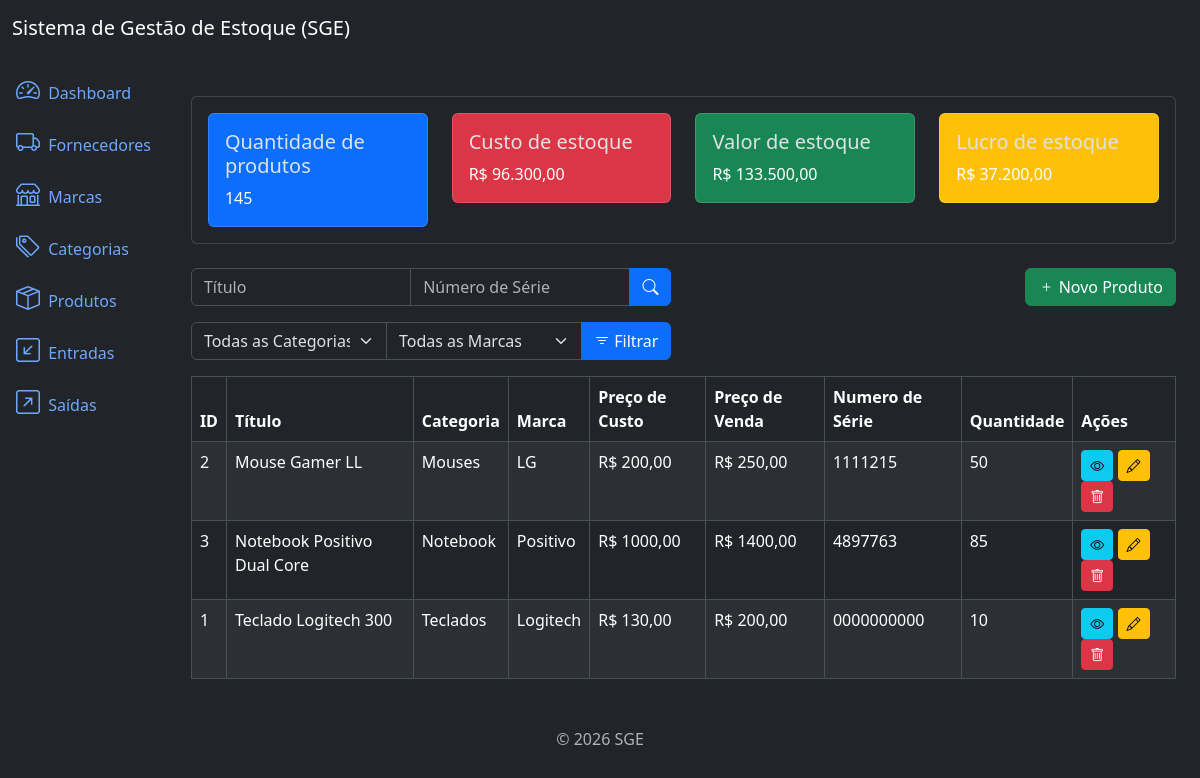
The app's page /products/list/, older data.
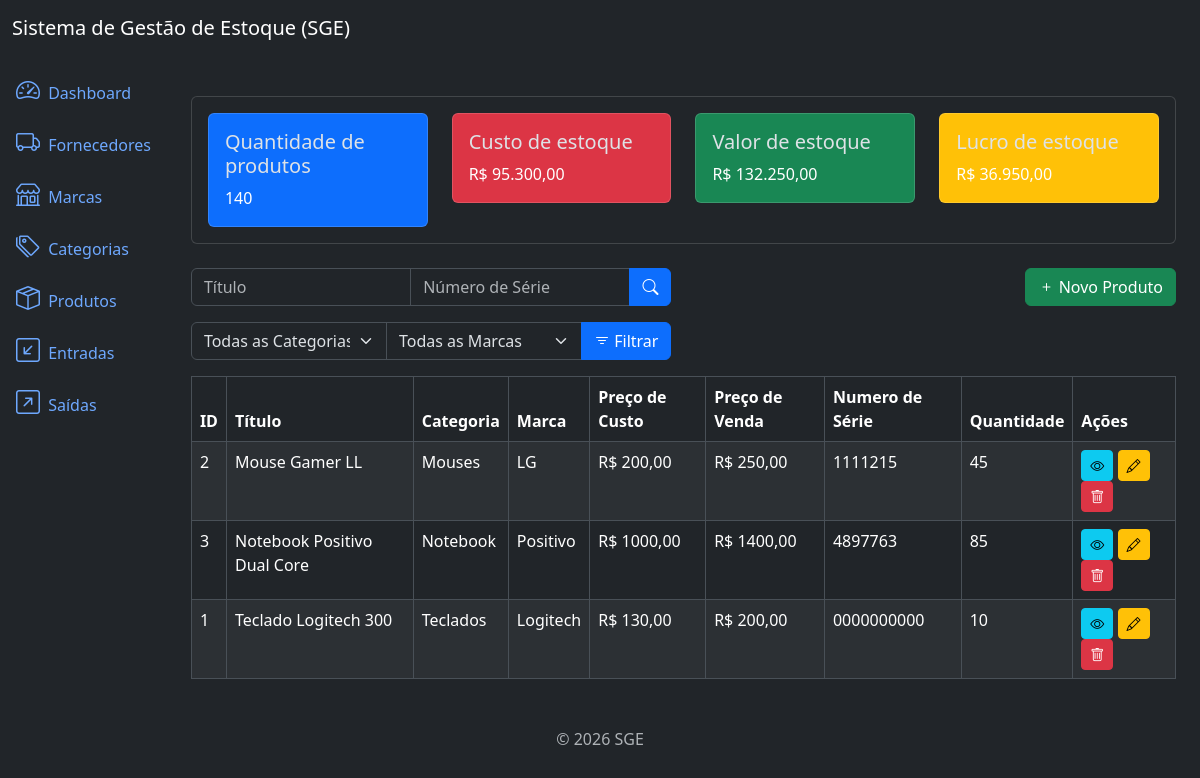
The same page, newer data.
### products/models.py (models this page shows, shortened)
class Product(models.Model):
    title = models.CharField(max_length= 500)
    category = models.ForeignKey(Category, on_delete= models.PROTECT, related_name= "products")
    brand = models.ForeignKey(Brand, on_delete= models.PROTECT, related_name= "products")
    description = models.TextField(null= True, blank= True)
    serie_number = models.CharField(max_length= 200, null= True, blank= True)
    cost_price = models.DecimalField(max_digits= 20, decimal_places= 2)
    selling_price = models.DecimalField(max_digits= 20, decimal_places= 2)
    quantity = models.IntegerField(default= 0)
    created_at = models.DateTimeField(auto_now_add= True)
    updated_at = models.DateTimeField(auto_now= True)
    class Meta:
        ordering = ["title"]

### categories/models.py (models this page shows)
class Category(models.Model):
    name = models.CharField(max_length= 500)
    description = models.TextField(null= True, blank= True)
    created_at = models.DateTimeField(auto_now_add= True)
    updated_at = models.DateTimeField(auto_now= True)
    class Meta:
        ordering = ["name"]
    def __str__(self):
        return self.name

### brands/models.py (models this page shows)
class Brand(models.Model):
    name = models.CharField(max_length= 500)
    description = models.TextField(null= True, blank= True)
    created_at = models.DateTimeField(auto_now_add= True)
    updated_at = models.DateTimeField(auto_now= True)
    class Meta:
        ordering = ["name"]
    def __str__(self):
        return self.name

### products/views.py (the view)
# urls.py: path("products/list/", views.ProductListView.as_view(), name = "product_list"),
class ProductListView(ListView):
    model = models.Product
    template_name = "product_list.html"
    context_object_name = "products"
    paginate_by = 10
    def get_queryset(self):
        queryset =  super().get_queryset()
        title = self.request.GET.get("title")
        serie_number = self.request.GET.get("serie_number")
        category = self.request.GET.get('category')
        brand = self.request.GET.get('brand')
        if title:
            queryset = queryset.filter(title__icontains=title)
        if serie_number:
            queryset = queryset.filter(serie_number__icontains=serie_number)
        if category:
            queryset = queryset.filter(category_id=category)
        if brand:
            queryset = queryset.filter(brand__id=brand)
        return queryset
    def get_context_data(self, **kwargs):
        context = super().get_context_data(**kwargs)
        context["product_metrics"] = metrics.get_product_metrics()
        context["categories"] = Category.objects.all()
        context["brands"] = Brand.objects.all()
        return context

### app/metrics.py (called while the page is built)
def get_product_metrics():
    products = Product.objects.all()
    total_cost_price = sum(product.cost_price * product.quantity for product in products)
    total_selling_price = sum(product.selling_price * product.quantity for product in products)
    total_quantity = sum(product.quantity for product in products)
    total_profit = total_selling_price - total_cost_price
    return dict(
        total_cost_price= number_format(total_cost_price, decimal_pos=2, force_grouping= True),
        total_selling_price= number_format(total_selling_price, decimal_pos=2, force_grouping= True),
        total_quantity= total_quantity,
        total_profit= number_format(total_profit, decimal_pos=2, force_grouping= True),
    )

### products/templates/product_list.html (shortened to what this page needs)
{% extends 'base.html' %}
{% block content %}
{% include 'components/_product_metrics.html' %}
<div class="row mb-3">
    <div class="col-md-6">
        <form method="get" action="{% url 'product_list' %}">
            <div class="input-group">
                <input type="text" class="form-control" name="title" placeholder="Título" value="{{ request.GET.title }}">
                <input type="text" class="form-control" name="serie_number" placeholder="Número de Série" value="{{ request.GET.serie_number }}">
                <button type="submit" class="btn btn-primary">
                    <i class="bi bi-search"></i>
                </button>
            </div>
        </form>
    </div>
    <div class="col-md-6">
        <a href="{% url 'product_create' %}" class="btn btn-success float-end">
            <i class="bi bi-plus"></i> Novo Produto
        </a>
    </div>
</div>
<div class="row mb-3">
    <div class="col-md-6">
        <form method="get" action="{% url 'product_list' %}">
            <div class="input-group">
                <select class="form-select" name="category">
                    <option value="" {% if not request.GET.category %} selected {% endif %}>Todas as Categorias</option>
                </select>
                <select class="form-select" name="brand">
                    <option value="" {% if not request.GET.brand %} selected {% endif %}>Todas as Marcas</option>
                </select>
                <button type="submit" class="btn btn-primary">
                    <i class="bi bi-filter"></i> Filtrar
                </button>
            </div>
        </form>
    </div>
</div>
<div class="table-responsive">
    <table class="table table-striped table-bordered">
        <thead class="thead-dark">
            <tr>
                <th>ID</th>
                <th>Título</th>
                <th>Categoria</th>
                <th>Marca</th>
                <th>Preço de Custo</th>
                <th>Preço de Venda</th>
                <th>Numero de Série</th>
                <th>Quantidade</th>
                <th>Ações</th>
            </tr>
        </thead>
        <tbody>
            {% for product in products %}
            <tr>
                <td>{{ product.id }}</td>
                <td>{{ product.title }}</td>
                <td>{{ product.category }}</td>
                <td>{{ product.brand }}</td>
                <td>R$ {{ product.cost_price }}</td>
                <td>R$ {{ product.selling_price }}</td>
                <td>{{ product.serie_number }}</td>
                <td>{{ product.quantity }}</td>
                <td>
                    <a href="{% url 'product_detail' product.id %}" class="btn btn-info btn-sm">
                        <i class="bi bi-eye"></i>
                    </a>
                    <a href="{% url 'product_update' product.id %}" class="btn btn-warning btn-sm">
                        <i class="bi bi-pencil"></i>
                    </a>
                    <a href="{% url 'product_delete' product.id %}" class="btn btn-danger btn-sm">
                        <i class="bi bi-trash"></i>
                    </a>
                </td>
            </tr>
            {% endfor %}
        </tbody>
    </table>
</div>
{% endblock %}

Row changes from the older to the newer data that the page shows:
changed Product "Mouse Gamer LL": quantity "50" → "45"
Text that changed along with them:
{{ product_metrics.total_quantity }}: "145" → "140"
{{ product_metrics.total_cost_price }}: "96.300,00" → "95.300,00"
{{ product_metrics.total_selling_price }}: "133.500,00" → "132.250,00"
{{ product_metrics.total_profit }}: "37.200,00" → "36.950,00"
